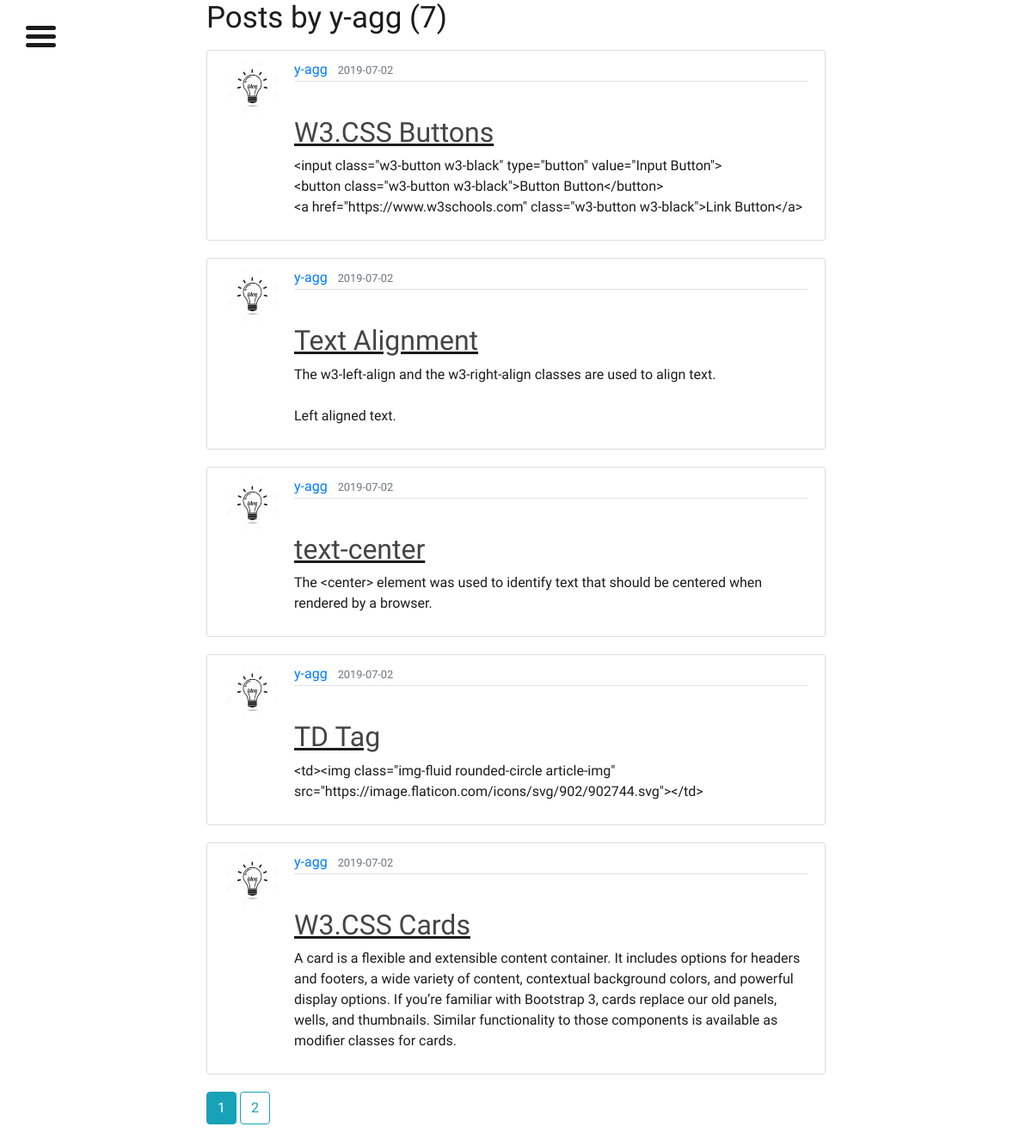
Screenshot of /user/y-agg (signed in) with the database file from the repository.
### flaskblog/models.py (models this page shows, shortened)
class User(db.Model, UserMixin):
    id = db.Column(db.Integer, primary_key=True)
    username = db.Column(db.String(20), unique=True, nullable=False)
    email = db.Column(db.String(120), unique=True, nullable=False)
    image_file = db.Column(db.String(20), nullable=False, default='default.jpg')
    password = db.Column(db.String(60), nullable=False)
    posts = db.relationship('Post', backref='author', lazy=True)

class Post(db.Model):
    id = db.Column(db.Integer, primary_key=True)
    title = db.Column(db.String(100), nullable=False)
    date_posted = db.Column(db.DateTime, nullable=False, default=datetime.utcnow)
    content = db.Column(db.Text, nullable=False)
    user_id = db.Column(db.Integer, db.ForeignKey('user.id'), nullable=False)

### flaskblog/routes.py (the view)
@app.route("/user/<string:username>")
def user_posts(username):
    page = request.args.get('page', 1, type=int)
    user = User.query.filter_by(username=username).first_or_404()
    posts = Post.query.filter_by(author=user)\
        .order_by(Post.date_posted.desc())\
        .paginate(page=page, per_page=5)
    image_file = url_for('static', filename='profile_pics/' + current_user.image_file)
    return render_template('user_posts.html', posts=posts, user=user, image_file=image_file,username=current_user.username)

### flaskblog/models.py (called while the page is built)
@login_manager.user_loader
def load_user(user_id):
    return User.query.get(int(user_id))

### flaskblog/templates/user_posts.html
{% extends "layout.html" %}
{% block content %}
<div style="width: 60%; margin-left: 20%; " >
    <h1 class="mb-3">Posts by {{ user.username }} ({{ posts.total }})</h1>
    {% for post in posts.items %}
        <article class="media content-section">
          <img class="rounded-circle article-img" src="{{ url_for('static', filename='profile_pics/' + post.author.image_file) }}">
          <div class="media-body">
            <div class="article-metadata">
              <a class="mr-2" href="{{ url_for('user_posts', username=post.author.username) }}">{{ post.author.username }}</a>
              <small class="text-muted">{{ post.date_posted.strftime('%Y-%m-%d') }}</small>
            </div>
            <h2><a class="article-title" href="{{ url_for('post', post_id=post.id) }}">{{ post.title }}</a></h2>
            <p class="article-content">{{ post.content }}</p>
          </div>
        </article>
    {% endfor %}
    {% for page_num in posts.iter_pages(left_edge=1, right_edge=1, left_current=1, right_current=2) %}
      {% if page_num %}
        {% if posts.page == page_num %}
          <a class="btn btn-info mb-4" href="{{ url_for('user_posts', username=user.username, page=page_num) }}">{{ page_num }}</a>
        {% else %}
          <a class="btn btn-outline-info mb-4" href="{{ url_for('user_posts', username=user.username, page=page_num) }}">{{ page_num }}</a>
        {% endif %}
      {% else %}
        ...
      {% endif %}
    {% endfor %}
</div>
{% endblock content %}

### flaskblog/templates/layout.html (shortened to what this page needs)
<!DOCTYPE html>
<html>
<head>
    <link rel="stylesheet" href="https://maxcdn.bootstrapcdn.com/bootstrap/4.0.0/css/bootstrap.min.css">
    <link rel='stylesheet' href='https://cdnjs.cloudflare.com/ajax/libs/material-design-icons/3.0.1/iconfont/material-icons.min.css'>
    <link rel="stylesheet" type="text/css" href="{{ url_for('static', filename='mymain.css') }}">
</head>
<body>
 <div class="page">
<div class="page__content">
<div class="nav-open-btn" >
<div class="nav-open-btn__bar" ></div>
<div class="nav-open-btn__bar" ></div>
<div class="nav-open-btn__bar" ></div>
 </div>
{% block content %}
 {% endblock %}
</div>
</div>
</body>
</html>

### flaskblog/static/mymain.css (style rules this page uses)
body { font-family: 'Overpass', sans-serif; font-size: 16px; color: #1c1c1c; }
h1 { margin: 0; font-weight: 400; font-size: 35px; }
h2 { margin-top: 40px; text-decoration: underline; }
html, body { margin: 0; padding: 0; min-height: 100vh; overflow-x: hidden; }
.page, .page__content { position: relative; }
.page { min-height: 100vh; -webkit-perspective: 1500px; perspective: 1500px; background-color: rgba(28, 28, 28, 0.5); }
.page__content { min-height: 100vh; background-color: #fff; }
.nav-open-btn { position: absolute; top: 30px; left: 30px; transition-property: all; transition-duration: 0.2s; transition-timing-function: linear; transition-delay: 0s; width: 35px; height: 25px; overflow: hidden; cursor: pointer; }
.nav-open-btn__bar { width: 100%; height: 5px; background-color: #1c1c1c; border-radius: 20px; }
.nav-open-btn__bar:nth-child(1) { position: absolute; top: 0; left: 0; }
.nav-open-btn__bar:nth-child(2) { position: absolute; top: 10px; left: 0; }
.nav-open-btn__bar:nth-child(3) { position: absolute; top: 20px; left: 0; }
.page__content--offcanvas-1 { transition-property: all; transition-duration: 0.2s; transition-timing-function: linear; transition-delay: 0s; left: 0; }
.article-title { color: #444444; }
.article-content { white-space: pre-line; }
.article-img { height: 65px; width: 65px; margin-right: 16px; }
.article-metadata { padding-bottom: 1px; margin-bottom: 4px; border-bottom: 1px solid #e3e3e3 }
.content-section { background: #ffffff; padding: 10px 20px; border: 1px solid #dddddd; border-radius: 3px; margin-bottom: 20px; }

### rows the page displays
User: username "y-agg"
Post: image_file (picture), author.username "y-agg", date_posted "2019-07-02", title "W3.CSS Buttons", content "<input class=\"w3-button w3-black\" type=\"button\" value=\"Input Button\"> <button class=\"w3-button w3-black\">Button Button</button> <a href=\"https://www.w3schools.com\" class=\"w3-button w3-black\">Link Button</a>"
Post: image_file (picture), author.username "y-agg", date_posted "2019-07-02", title "Text Alignment", content "The w3-left-align and the w3-right-align classes are used to align text. Left aligned text."
Post: image_file (picture), author.username "y-agg", date_posted "2019-07-02", title "text-center", content "The <center> element was used to identify text that should be centered when rendered by a browser."
Post: image_file (picture), author.username "y-agg", date_posted "2019-07-02", title "TD Tag", content "<td><img class=\"img-fluid rounded-circle article-img\" src=\"https://image.flaticon.com/icons/svg/902/902744.svg\"></td>"
Post: image_file (picture), author.username "y-agg", date_posted "2019-07-02", title "W3.CSS Cards", content "A card is a flexible and extensible content container. It includes options for headers and footers, a wide variety of content, contextual background colors, and powerful display options. If you’re familiar with Bootstrap 3, cards replace our old panels, wells, and thumbnails. Similar functionality to those components is available as modifier classes for cards."

### other values shown
{{ posts.total }} "7"
{{ page_num }} "1"
{{ page_num }} "2"
